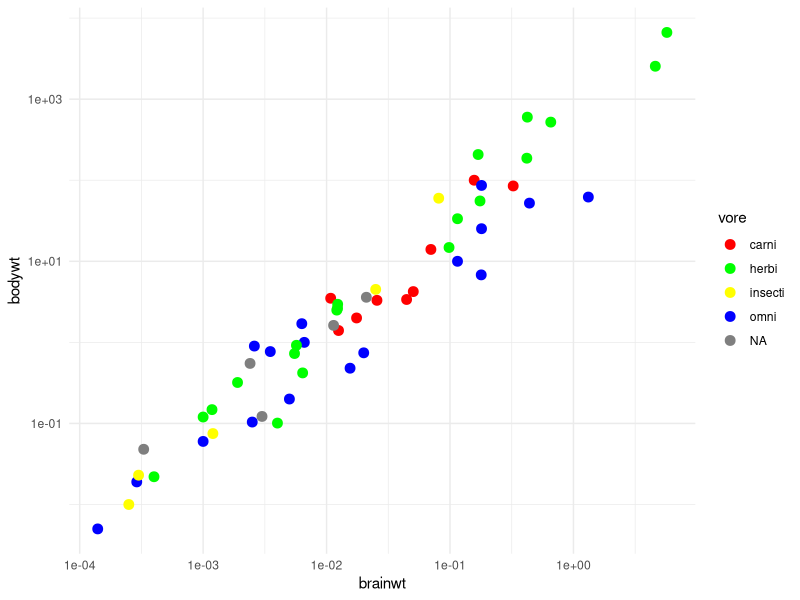

Recreate this plot in R.

# stats

# library(tidyverse)
# d <- ggplot(mtcars, aes(cyl, mpg)) + geom_point()
# d + stat_summary(fun.data = "mean_cl_boot", colour = "red", linewidth = 2, size = 3)

# # You can supply individual functions to summarise the value at each x:
# d + stat_summary(fun = "median", colour = "red", size = 2, geom = "point")
# # d + stat_summary(fun = "mean", colour = "red", size = 2, geom = "point")
# # d + aes(colour = factor(vs)) + stat_summary(fun = mean, geom="line")

# Orientation follows the discrete axis
# ggplot(mtcars, aes(mpg, factor(cyl))) +
#   geom_point() +
#   stat_summary(fun.data = "mean_cl_boot", colour = "red", linewidth = 2, size = 3)

# library(tidyverse)
# ggplot(mtcars, aes(cyl, mpg)) +
#   geom_point() +
#   stat_summary(fun = "mean", color = "#007c7c", size = 4, geom = "point") +
#   theme_minimal()

# library(tidyverse)
# ggplot(mtcars, aes(cyl)) +
#   stat_bin(bins = 3, geom = "bar") +
#   theme_minimal()

# library(tidyverse)
# library(patchwork)
# p1 <- ggplot(diamonds, aes(x = carat)) +
#   scale_x_continuous(limits = c(0, 3)) +
#   stat_bin(aes(y = after_stat(density)), binwidth = .1, geom = "point") +
#   theme_minimal()

# p2 <- ggplot(diamonds, aes(x = carat)) +
#   stat_bin(aes(y = after_stat(density)), binwidth = .1, geom = "point", color = "red") +
#   scale_x_continuous(limits = c(0, 3)) +
#   theme_minimal()

# p1 / p2

# library(tidyverse)
# library(patchwork)
# data(diamonds)

# p1 <- ggplot(diamonds, aes(log10(carat), price)) +
#   geom_point() +
#   theme_minimal()

# p2 <- ggplot(diamonds, aes(carat, price)) +
#   geom_point() +
#   scale_x_log10() +
#   theme_minimal()

# p1 / p2

# Equivalent fill scales do the same job for the fill aesthetic
# ggplot(mtcars, aes(mpg, disp)) +
#   geom_point(aes(color = disp), size = 3) +
#   scale_color_gradient2(mid = "#008c8c", midpoint = mean(mtcars$disp)) +
#   theme_minimal()


library(tidyverse)
library(patchwork)
# p1 <- ggplot(mtcars, aes(mpg, disp)) +
#   geom_point(aes(color = disp), size = 3) +
#   scale_color_gradientn(
#     colours = viridis::viridis_pal()(2), 
#     breaks = scales::breaks_width(50)
#     # guide = "colorsteps"
#   ) +
#   theme_minimal()
# set.seed(123)
# test_df <- tibble(
#   id = 1:1000,
#   value = rnorm(1000)
# )

# p2 <- ggplot(test_df, aes(id, value)) +
#   geom_point(aes(color = value), size = 3) +
#   scale_color_gradientn(
#     colours = viridis::viridis_pal()(2), 
#     values = scales::rescale(mtcars$disp, to = c(0, 1)), 
#     # guide = "colorsteps"
#   ) +
#   theme_minimal()

# # p1 / p2
# print(p2)

# library(ggplot2)
# library(scales) # for rescale function
# library(viridis) # for viridis color palette

# # Load the mtcars dataset
# data(mtcars)

# # Rescale the 'disp' values to a range between 0 and 1
# disp_rescaled <- rescale(mtcars$disp)

# # Create a more impactful color scale
# # We'll create a non-linear transformation for the 'values' parameter
# # that emphasizes the dense regions
# values <- (disp_rescaled)^2 # Squaring to emphasize lower values more

# ggplot(mtcars, aes(mpg, disp)) +
#   geom_point(aes(color = disp), size = 3) +
#   scale_color_gradientn(
#     colours = viridis_pal()(5),
#     values = values, 
#     # guide = "coloursteps"
#   ) +
#   theme_minimal() +
#   labs(color = "Displacement (cc)")

# set.seed(596)
# dsamp <- diamonds[sample(nrow(diamonds), 1000), ]
# ggplot(dsamp, aes(carat, price)) + 
#   geom_point(aes(colour = clarity)) +
#   scale_color_brewer(palette = "Dark2") +
#   theme_minimal()

library(tidyverse)
ggplot(msleep, aes(x = brainwt, y = bodywt)) +
  geom_point(aes(color = vore), size = 3) +
  scale_x_log10() +
  scale_y_log10() +
  scale_color_manual(
    values = c(carni = 'red', insecti = 'yellow', herbi = 'green', omni = 'blue')) +
  theme_minimal()
